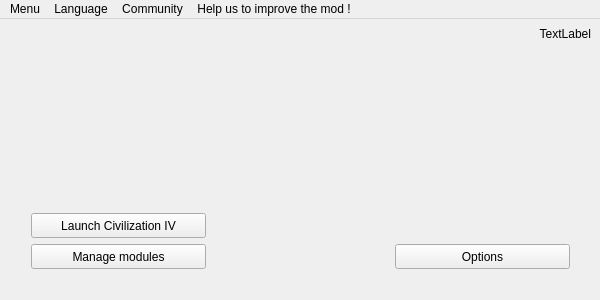
<?xml version="1.0" encoding="UTF-8"?>
<ui version="4.0">
 <class>MainWindow</class>
 <widget class="QMainWindow" name="MainWindow">
  <property name="windowModality">
   <enum>Qt::WindowModal</enum>
  </property>
  <property name="geometry">
   <rect>
    <x>0</x>
    <y>0</y>
    <width>600</width>
    <height>300</height>
   </rect>
  </property>
  <property name="sizePolicy">
   <sizepolicy hsizetype="Fixed" vsizetype="Fixed">
    <horstretch>0</horstretch>
    <verstretch>0</verstretch>
   </sizepolicy>
  </property>
  <property name="minimumSize">
   <size>
    <width>600</width>
    <height>300</height>
   </size>
  </property>
  <property name="maximumSize">
   <size>
    <width>600</width>
    <height>300</height>
   </size>
  </property>
  <property name="focusPolicy">
   <enum>Qt::StrongFocus</enum>
  </property>
  <property name="windowTitle">
   <string notr="true">MainWindow</string>
  </property>
  <property name="styleSheet">
   <string notr="true"/>
  </property>
  <property name="locale">
   <locale language="English" country="UnitedKingdom"/>
  </property>
  <property name="animated">
   <bool>false</bool>
  </property>
  <property name="unifiedTitleAndToolBarOnMac">
   <bool>true</bool>
  </property>
  <widget class="QWidget" name="centralWidget">
   <property name="styleSheet">
    <string notr="true"/>
   </property>
   <widget class="QLabel" name="lb_versions">
    <property name="geometry">
     <rect>
      <x>480</x>
      <y>0</y>
      <width>111</width>
      <height>31</height>
     </rect>
    </property>
    <property name="sizePolicy">
     <sizepolicy hsizetype="Preferred" vsizetype="Fixed">
      <horstretch>0</horstretch>
      <verstretch>0</verstretch>
     </sizepolicy>
    </property>
    <property name="styleSheet">
     <string notr="true"/>
    </property>
    <property name="text">
     <string notr="true">&lt;html&gt;&lt;head/&gt;&lt;body&gt;&lt;p&gt;&lt;span style=&quot; color:#000000;&quot;&gt;TextLabel&lt;/span&gt;&lt;/p&gt;&lt;/body&gt;&lt;/html&gt;</string>
    </property>
    <property name="alignment">
     <set>Qt::AlignRight|Qt::AlignTrailing|Qt::AlignVCenter</set>
    </property>
   </widget>
   <widget class="QWidget" name="horizontalLayoutWidget">
    <property name="geometry">
     <rect>
      <x>20</x>
      <y>160</y>
      <width>561</width>
      <height>101</height>
     </rect>
    </property>
    <layout class="QHBoxLayout" name="horizontalLayout">
     <item>
      <layout class="QVBoxLayout" name="verticalLayout">
       <item>
        <spacer name="verticalSpacer">
         <property name="orientation">
          <enum>Qt::Vertical</enum>
         </property>
         <property name="sizeHint" stdset="0">
          <size>
           <width>20</width>
           <height>40</height>
          </size>
         </property>
        </spacer>
       </item>
       <item>
        <widget class="QPushButton" name="bt_launch">
         <property name="sizePolicy">
          <sizepolicy hsizetype="Fixed" vsizetype="Fixed">
           <horstretch>0</horstretch>
           <verstretch>0</verstretch>
          </sizepolicy>
         </property>
         <property name="minimumSize">
          <size>
           <width>175</width>
           <height>25</height>
          </size>
         </property>
         <property name="autoFillBackground">
          <bool>false</bool>
         </property>
         <property name="styleSheet">
          <string notr="true">background-image: none</string>
         </property>
         <property name="text">
          <string>Launch Civilization IV</string>
         </property>
         <property name="autoDefault">
          <bool>false</bool>
         </property>
         <property name="flat">
          <bool>false</bool>
         </property>
        </widget>
       </item>
       <item>
        <widget class="QPushButton" name="bt_components">
         <property name="minimumSize">
          <size>
           <width>175</width>
           <height>25</height>
          </size>
         </property>
         <property name="text">
          <string>Manage modules</string>
         </property>
        </widget>
       </item>
      </layout>
     </item>
     <item>
      <spacer name="horizontalSpacer">
       <property name="orientation">
        <enum>Qt::Horizontal</enum>
       </property>
       <property name="sizeHint" stdset="0">
        <size>
         <width>40</width>
         <height>20</height>
        </size>
       </property>
      </spacer>
     </item>
     <item>
      <layout class="QVBoxLayout" name="verticalLayout_2">
       <item>
        <spacer name="verticalSpacer_2">
         <property name="orientation">
          <enum>Qt::Vertical</enum>
         </property>
         <property name="sizeHint" stdset="0">
          <size>
           <width>20</width>
           <height>40</height>
          </size>
         </property>
        </spacer>
       </item>
       <item>
        <widget class="QPushButton" name="bt_option">
         <property name="minimumSize">
          <size>
           <width>175</width>
           <height>25</height>
          </size>
         </property>
         <property name="styleSheet">
          <string notr="true">border-image: none</string>
         </property>
         <property name="text">
          <string>Options</string>
         </property>
         <property name="flat">
          <bool>false</bool>
         </property>
        </widget>
       </item>
      </layout>
     </item>
    </layout>
   </widget>
  </widget>
  <widget class="QMenuBar" name="menuBar">
   <property name="enabled">
    <bool>true</bool>
   </property>
   <property name="geometry">
    <rect>
     <x>0</x>
     <y>0</y>
     <width>600</width>
     <height>21</height>
    </rect>
   </property>
   <widget class="QMenu" name="menuMenu">
    <property name="enabled">
     <bool>true</bool>
    </property>
    <property name="contextMenuPolicy">
     <enum>Qt::ActionsContextMenu</enum>
    </property>
    <property name="title">
     <string>Menu</string>
    </property>
    <widget class="QMenu" name="menuFix_installation">
     <property name="title">
      <string>Fix installation</string>
     </property>
     <addaction name="actionClean_up"/>
     <addaction name="actionRevert_to_an_older_revision"/>
    </widget>
    <addaction name="actionOpen_mod_folder"/>
    <addaction name="menuFix_installation"/>
    <addaction name="actionExit"/>
   </widget>
   <widget class="QMenu" name="menuCommunity">
    <property name="enabled">
     <bool>true</bool>
    </property>
    <property name="title">
     <string>Community</string>
    </property>
    <addaction name="actionForum"/>
    <addaction name="actionBugreport"/>
    <addaction name="actionAddon_Blue_marble"/>
    <addaction name="actionAddon_Mega_Civ_Pack"/>
    <addaction name="actionAddon_More_music_forum"/>
    <addaction name="actionAbout_AND_Resurrection_team_forum"/>
   </widget>
   <widget class="QMenu" name="menuTools">
    <property name="title">
     <string>Help us to improve the mod !</string>
    </property>
    <widget class="QMenu" name="menuDevelopment_tools">
     <property name="enabled">
      <bool>false</bool>
     </property>
     <property name="title">
      <string>Development tools</string>
     </property>
     <addaction name="actionGit_Pack_binaries"/>
     <addaction name="actionGit_Create_update_binary_pack"/>
    </widget>
    <addaction name="actionHelp_translate_the_mod"/>
    <addaction name="actionTranslate_the_launcher"/>
    <addaction name="actionTranslate_the_mod_help"/>
    <addaction name="menuDevelopment_tools"/>
   </widget>
   <widget class="QMenu" name="menuLanguage">
    <property name="title">
     <string>Language</string>
    </property>
    <addaction name="languageEnglish"/>
    <addaction name="languageFinnish"/>
    <addaction name="languageFrench"/>
    <addaction name="languageGerman"/>
    <addaction name="languageHungarian"/>
    <addaction name="languageItalian"/>
    <addaction name="languagePolish"/>
    <addaction name="languageRussian"/>
    <addaction name="languageSinhala"/>
    <addaction name="languageSpanish"/>
   </widget>
   <addaction name="menuMenu"/>
   <addaction name="menuLanguage"/>
   <addaction name="menuCommunity"/>
   <addaction name="menuTools"/>
  </widget>
  <action name="actionExit">
   <property name="text">
    <string>Exit</string>
   </property>
   <property name="menuRole">
    <enum>QAction::QuitRole</enum>
   </property>
  </action>
  <action name="actionForum">
   <property name="text">
    <string>Forum</string>
   </property>
  </action>
  <action name="actionAddon_Mega_Civ_Pack">
   <property name="text">
    <string>Addon &quot;Mega Civ Pack&quot; (forum)</string>
   </property>
  </action>
  <action name="actionBugreport">
   <property name="text">
    <string>Bugreport (forum)</string>
   </property>
  </action>
  <action name="actionAbout_AND_Resurrection_team_forum">
   <property name="text">
    <string>About AND Resurrection team (forum)</string>
   </property>
   <property name="toolTip">
    <string>About AND Resurrection team (forum)</string>
   </property>
  </action>
  <action name="actionAddon_More_music_forum">
   <property name="text">
    <string>Addon &quot;More music / More handicaps / Dinosaurs&quot; (forum)</string>
   </property>
  </action>
  <action name="actionOpen_mod_folder">
   <property name="text">
    <string>Open mod folder</string>
   </property>
  </action>
  <action name="actionGit_Pack_binaries">
   <property name="text">
    <string>Git: Create binary pack</string>
   </property>
  </action>
  <action name="actionGit_Create_update_binary_pack">
   <property name="text">
    <string>Git: Create update binary pack</string>
   </property>
  </action>
  <action name="actionHelp_translate_the_mod">
   <property name="text">
    <string>Translate the mod</string>
   </property>
  </action>
  <action name="actionTranslate_the_mod_help">
   <property name="text">
    <string>Help for translation (forum)</string>
   </property>
  </action>
  <action name="actionTranslate_the_launcher">
   <property name="text">
    <string>Translate the launcher</string>
   </property>
  </action>
  <action name="languageEnglish">
   <property name="text">
    <string>English</string>
   </property>
  </action>
  <action name="languageFrench">
   <property name="text">
    <string>French</string>
   </property>
  </action>
  <action name="languageSinhala">
   <property name="text">
    <string>Sinhala</string>
   </property>
  </action>
  <action name="languageHungarian">
   <property name="text">
    <string>Hungarian</string>
   </property>
  </action>
  <action name="languageFinnish">
   <property name="text">
    <string>Finnish</string>
   </property>
  </action>
  <action name="languagePolish">
   <property name="text">
    <string>Polish</string>
   </property>
  </action>
  <action name="languageItalian">
   <property name="text">
    <string>Italian</string>
   </property>
  </action>
  <action name="languageSpanish">
   <property name="text">
    <string>Spanish</string>
   </property>
  </action>
  <action name="languageGerman">
   <property name="text">
    <string>German</string>
   </property>
  </action>
  <action name="languageRussian">
   <property name="text">
    <string>Russian</string>
   </property>
  </action>
  <action name="actionClean_up">
   <property name="text">
    <string>Clean up</string>
   </property>
  </action>
  <action name="actionRevert_to_an_older_revision">
   <property name="text">
    <string>Revert to an older revision...</string>
   </property>
  </action>
  <action name="actionAddon_Blue_marble">
   <property name="text">
    <string>Addon &quot;Blue marble&quot;</string>
   </property>
  </action>
 </widget>
 <layoutdefault spacing="6" margin="11"/>
 <resources/>
 <connections/>
</ui>
